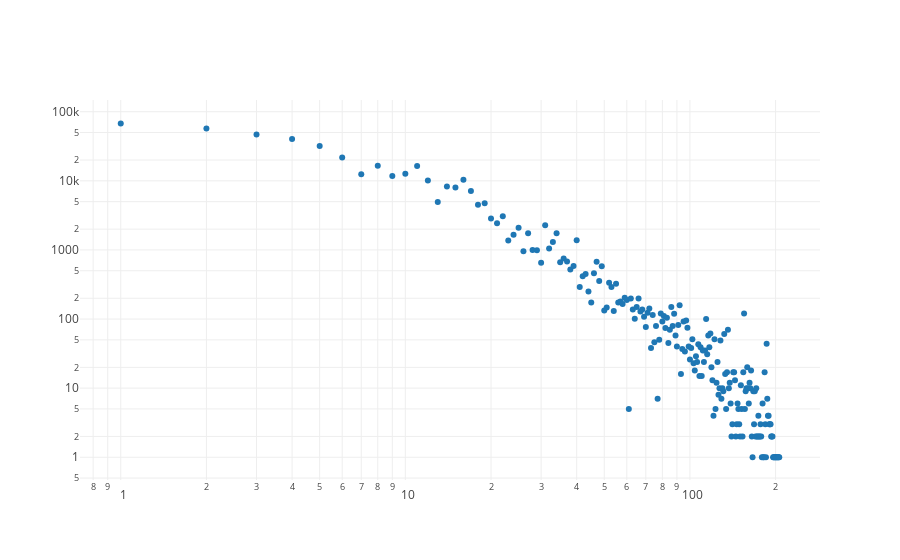

The notebook cell this image was saved under:
### Code cell
trace = go.Scatter(x=data.index, y=data['total_projects'], mode='markers')
layout = go.Layout(
    title='',
    xaxis=dict(type='log'),
    yaxis=dict(type='log')
)

fig = dict(data=[trace], layout=layout)
plotly.offline.iplot(fig)

### Figure 1 — Plotly figure (JSON) as saved in the notebook; plotly's stock layout.template omitted (floating-point values rounded to 4 significant figures; data arrays with more than 128 entries replaced by an {"elided": "..."} marker saying what was removed)
{"data": [{"mode": "markers", "type": "scatter", "uid": "8dddd15d-8d78-47d3-b8a9-b662a748e251", "x": {"elided": "207 int values"}, "y": {"elided": "207 int values"}}], "layout": {"title": {"text": ""}, "xaxis": {"type": "log"}, "yaxis": {"type": "log"}}}
